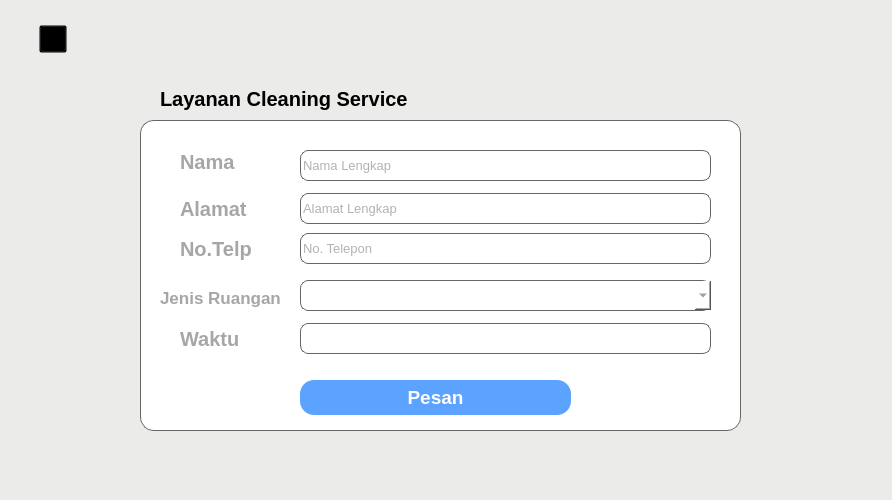
<?xml version="1.0" encoding="UTF-8"?>
<ui version="4.0">
 <class>Form</class>
 <widget class="QWidget" name="Form">
  <property name="geometry">
   <rect>
    <x>0</x>
    <y>0</y>
    <width>892</width>
    <height>500</height>
   </rect>
  </property>
  <property name="windowTitle">
   <string>CLEANING SERVICE</string>
  </property>
  <property name="windowIcon">
   <iconset resource="../Resources_rc/resources.qrc">
    <normaloff>:/LogoAndWindowsIcon/Aset/LogoIconSolusiku-final.png</normaloff>:/LogoAndWindowsIcon/Aset/LogoIconSolusiku-final.png</iconset>
  </property>
  <property name="styleSheet">
   <string notr="true">background-color: #ebebea;</string>
  </property>
  <widget class="QLineEdit" name="txtWaktu">
   <property name="geometry">
    <rect>
     <x>300</x>
     <y>323</y>
     <width>411</width>
     <height>31</height>
    </rect>
   </property>
   <property name="font">
    <font>
     <family>Nirmala UI</family>
     <pointsize>10</pointsize>
    </font>
   </property>
   <property name="styleSheet">
    <string notr="true">border : 1px solid #666666;
border-radius : 8px;
background-color: white;
color: #666666;</string>
   </property>
   <property name="alignment">
    <set>Qt::AlignLeading|Qt::AlignLeft|Qt::AlignVCenter</set>
   </property>
   <property name="placeholderText">
    <string/>
   </property>
  </widget>
  <widget class="QLabel" name="label_2">
   <property name="geometry">
    <rect>
     <x>180</x>
     <y>133</y>
     <width>91</width>
     <height>41</height>
    </rect>
   </property>
   <property name="font">
    <font>
     <family>Nirmala UI</family>
     <pointsize>15</pointsize>
     <weight>75</weight>
     <bold>true</bold>
    </font>
   </property>
   <property name="styleSheet">
    <string notr="true">color: #a6a6a6;
background-color: #ffffff;</string>
   </property>
   <property name="text">
    <string>Nama</string>
   </property>
   <property name="alignment">
    <set>Qt::AlignBottom|Qt::AlignLeading|Qt::AlignLeft</set>
   </property>
  </widget>
  <widget class="QLabel" name="label_6">
   <property name="geometry">
    <rect>
     <x>180</x>
     <y>320</y>
     <width>91</width>
     <height>31</height>
    </rect>
   </property>
   <property name="font">
    <font>
     <family>Nirmala UI</family>
     <pointsize>15</pointsize>
     <weight>75</weight>
     <bold>true</bold>
    </font>
   </property>
   <property name="styleSheet">
    <string notr="true">color: #a6a6a6;
background-color: #ffffff;</string>
   </property>
   <property name="text">
    <string>Waktu</string>
   </property>
   <property name="alignment">
    <set>Qt::AlignBottom|Qt::AlignLeading|Qt::AlignLeft</set>
   </property>
  </widget>
  <widget class="QLabel" name="label_7">
   <property name="geometry">
    <rect>
     <x>160</x>
     <y>70</y>
     <width>261</width>
     <height>41</height>
    </rect>
   </property>
   <property name="font">
    <font>
     <family>Nirmala UI</family>
     <pointsize>15</pointsize>
     <weight>75</weight>
     <bold>true</bold>
    </font>
   </property>
   <property name="styleSheet">
    <string notr="true">color: #Black;</string>
   </property>
   <property name="text">
    <string>Layanan Cleaning Service</string>
   </property>
   <property name="alignment">
    <set>Qt::AlignBottom|Qt::AlignLeading|Qt::AlignLeft</set>
   </property>
  </widget>
  <widget class="QLabel" name="label_5">
   <property name="geometry">
    <rect>
     <x>160</x>
     <y>277</y>
     <width>131</width>
     <height>31</height>
    </rect>
   </property>
   <property name="font">
    <font>
     <family>Nirmala UI</family>
     <pointsize>13</pointsize>
     <weight>75</weight>
     <bold>true</bold>
    </font>
   </property>
   <property name="styleSheet">
    <string notr="true">color: #a6a6a6;
background-color: #ffffff;</string>
   </property>
   <property name="text">
    <string>Jenis Ruangan</string>
   </property>
   <property name="alignment">
    <set>Qt::AlignBottom|Qt::AlignLeading|Qt::AlignLeft</set>
   </property>
  </widget>
  <widget class="QLabel" name="label_4">
   <property name="geometry">
    <rect>
     <x>180</x>
     <y>230</y>
     <width>91</width>
     <height>31</height>
    </rect>
   </property>
   <property name="font">
    <font>
     <family>Nirmala UI</family>
     <pointsize>15</pointsize>
     <weight>75</weight>
     <bold>true</bold>
    </font>
   </property>
   <property name="styleSheet">
    <string notr="true">color: #a6a6a6;
background-color: #ffffff;</string>
   </property>
   <property name="text">
    <string>No.Telp</string>
   </property>
   <property name="alignment">
    <set>Qt::AlignBottom|Qt::AlignLeading|Qt::AlignLeft</set>
   </property>
  </widget>
  <widget class="QComboBox" name="cmbJR">
   <property name="geometry">
    <rect>
     <x>300</x>
     <y>280</y>
     <width>411</width>
     <height>31</height>
    </rect>
   </property>
   <property name="font">
    <font>
     <family>Nirmala UI</family>
     <pointsize>10</pointsize>
    </font>
   </property>
   <property name="styleSheet">
    <string notr="true">border : 1px solid #666666;
border-radius : 8px;
background-color: white;
color: #666666;
border-right: None;</string>
   </property>
   <property name="placeholderText">
    <string/>
   </property>
  </widget>
  <widget class="QPushButton" name="btnPesan_clnS">
   <property name="geometry">
    <rect>
     <x>300</x>
     <y>380</y>
     <width>271</width>
     <height>35</height>
    </rect>
   </property>
   <property name="font">
    <font>
     <family>Nirmala UI</family>
     <pointsize>14</pointsize>
     <weight>75</weight>
     <bold>true</bold>
    </font>
   </property>
   <property name="styleSheet">
    <string notr="true">
border-radius: 14px;
background-color: #5ca2ff;
color: #ffffff;</string>
   </property>
   <property name="text">
    <string>Pesan</string>
   </property>
  </widget>
  <widget class="QLabel" name="label">
   <property name="geometry">
    <rect>
     <x>140</x>
     <y>120</y>
     <width>601</width>
     <height>311</height>
    </rect>
   </property>
   <property name="styleSheet">
    <string notr="true">border: 1px solid #666666;
border-radius: 14px;
background-color: #ffffff;
color: #ffffff;</string>
   </property>
   <property name="text">
    <string/>
   </property>
  </widget>
  <widget class="QLineEdit" name="txtAlamatLengkap">
   <property name="geometry">
    <rect>
     <x>300</x>
     <y>193</y>
     <width>411</width>
     <height>31</height>
    </rect>
   </property>
   <property name="font">
    <font>
     <family>Nirmala UI</family>
     <pointsize>10</pointsize>
    </font>
   </property>
   <property name="styleSheet">
    <string notr="true">border : 1px solid #666666;
border-radius : 8px;
background-color: white;
color: #666666;</string>
   </property>
   <property name="alignment">
    <set>Qt::AlignLeading|Qt::AlignLeft|Qt::AlignVCenter</set>
   </property>
   <property name="placeholderText">
    <string>Alamat Lengkap</string>
   </property>
  </widget>
  <widget class="QLabel" name="label_3">
   <property name="geometry">
    <rect>
     <x>180</x>
     <y>190</y>
     <width>91</width>
     <height>31</height>
    </rect>
   </property>
   <property name="font">
    <font>
     <family>Nirmala UI</family>
     <pointsize>15</pointsize>
     <weight>75</weight>
     <bold>true</bold>
    </font>
   </property>
   <property name="styleSheet">
    <string notr="true">color: #a6a6a6;
background-color: #ffffff;</string>
   </property>
   <property name="text">
    <string>Alamat</string>
   </property>
   <property name="alignment">
    <set>Qt::AlignBottom|Qt::AlignLeading|Qt::AlignLeft</set>
   </property>
  </widget>
  <widget class="QLineEdit" name="txtNoTelp">
   <property name="geometry">
    <rect>
     <x>300</x>
     <y>233</y>
     <width>411</width>
     <height>31</height>
    </rect>
   </property>
   <property name="font">
    <font>
     <family>Nirmala UI</family>
     <pointsize>10</pointsize>
    </font>
   </property>
   <property name="styleSheet">
    <string notr="true">border : 1px solid #666666;
border-radius : 8px;
background-color: white;
color: #666666;</string>
   </property>
   <property name="alignment">
    <set>Qt::AlignLeading|Qt::AlignLeft|Qt::AlignVCenter</set>
   </property>
   <property name="placeholderText">
    <string>No. Telepon</string>
   </property>
  </widget>
  <widget class="QLineEdit" name="txtNamaLengkap">
   <property name="geometry">
    <rect>
     <x>300</x>
     <y>150</y>
     <width>411</width>
     <height>31</height>
    </rect>
   </property>
   <property name="font">
    <font>
     <family>Nirmala UI</family>
     <pointsize>10</pointsize>
    </font>
   </property>
   <property name="styleSheet">
    <string notr="true">border : 1px solid #666666;
border-radius : 8px;
background-color: white;
color: #666666;</string>
   </property>
   <property name="alignment">
    <set>Qt::AlignLeading|Qt::AlignLeft|Qt::AlignVCenter</set>
   </property>
   <property name="placeholderText">
    <string>Nama Lengkap</string>
   </property>
  </widget>
  <widget class="QPushButton" name="btn_back">
   <property name="geometry">
    <rect>
     <x>39</x>
     <y>25</y>
     <width>28</width>
     <height>28</height>
    </rect>
   </property>
   <property name="styleSheet">
    <string notr="true">background-color:transparent;</string>
   </property>
   <property name="text">
    <string/>
   </property>
   <property name="icon">
    <iconset resource="../Resources_rc/resources.qrc">
     <normaloff>:/Images/Aset/btn_back_noBG.png</normaloff>:/Images/Aset/btn_back_noBG.png</iconset>
   </property>
   <property name="iconSize">
    <size>
     <width>28</width>
     <height>28</height>
    </size>
   </property>
  </widget>
  <widget class="QLabel" name="shadow_blue">
   <property name="geometry">
    <rect>
     <x>0</x>
     <y>75</y>
     <width>892</width>
     <height>425</height>
    </rect>
   </property>
   <property name="styleSheet">
    <string notr="true">background-color: transparent;</string>
   </property>
   <property name="text">
    <string/>
   </property>
   <property name="pixmap">
    <pixmap resource="../Resources_rc/resources.qrc">:/Images/Aset/Shadow_blue.jpg</pixmap>
   </property>
   <property name="scaledContents">
    <bool>true</bool>
   </property>
  </widget>
  <zorder>shadow_blue</zorder>
  <zorder>label</zorder>
  <zorder>txtWaktu</zorder>
  <zorder>label_2</zorder>
  <zorder>label_6</zorder>
  <zorder>label_7</zorder>
  <zorder>label_5</zorder>
  <zorder>label_4</zorder>
  <zorder>cmbJR</zorder>
  <zorder>btnPesan_clnS</zorder>
  <zorder>txtAlamatLengkap</zorder>
  <zorder>label_3</zorder>
  <zorder>txtNoTelp</zorder>
  <zorder>txtNamaLengkap</zorder>
  <zorder>btn_back</zorder>
 </widget>
 <resources>
  <include location="../Resources_rc/resources.qrc"/>
  <include location="../Resources_rc/resources.qrc"/>
 </resources>
 <connections/>
</ui>
